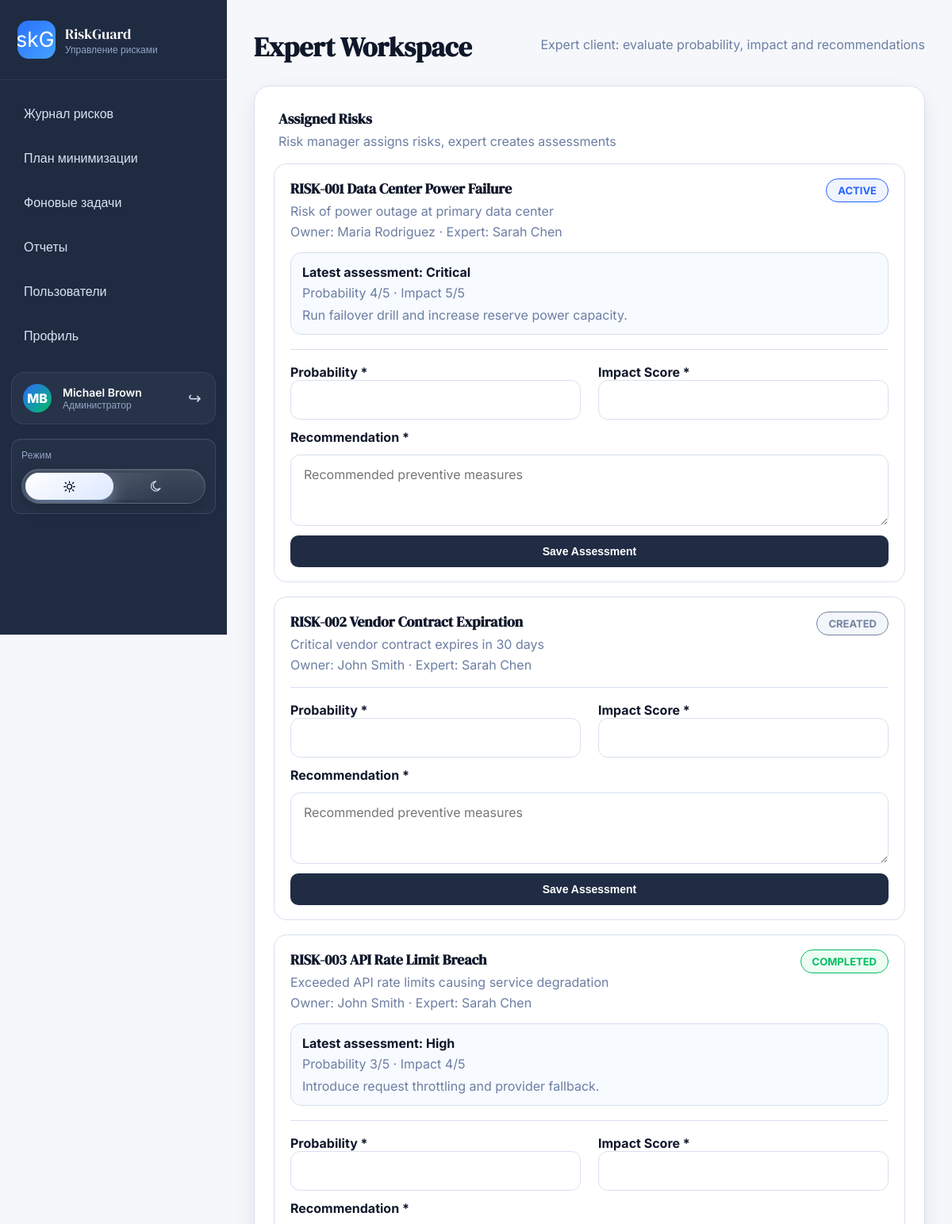
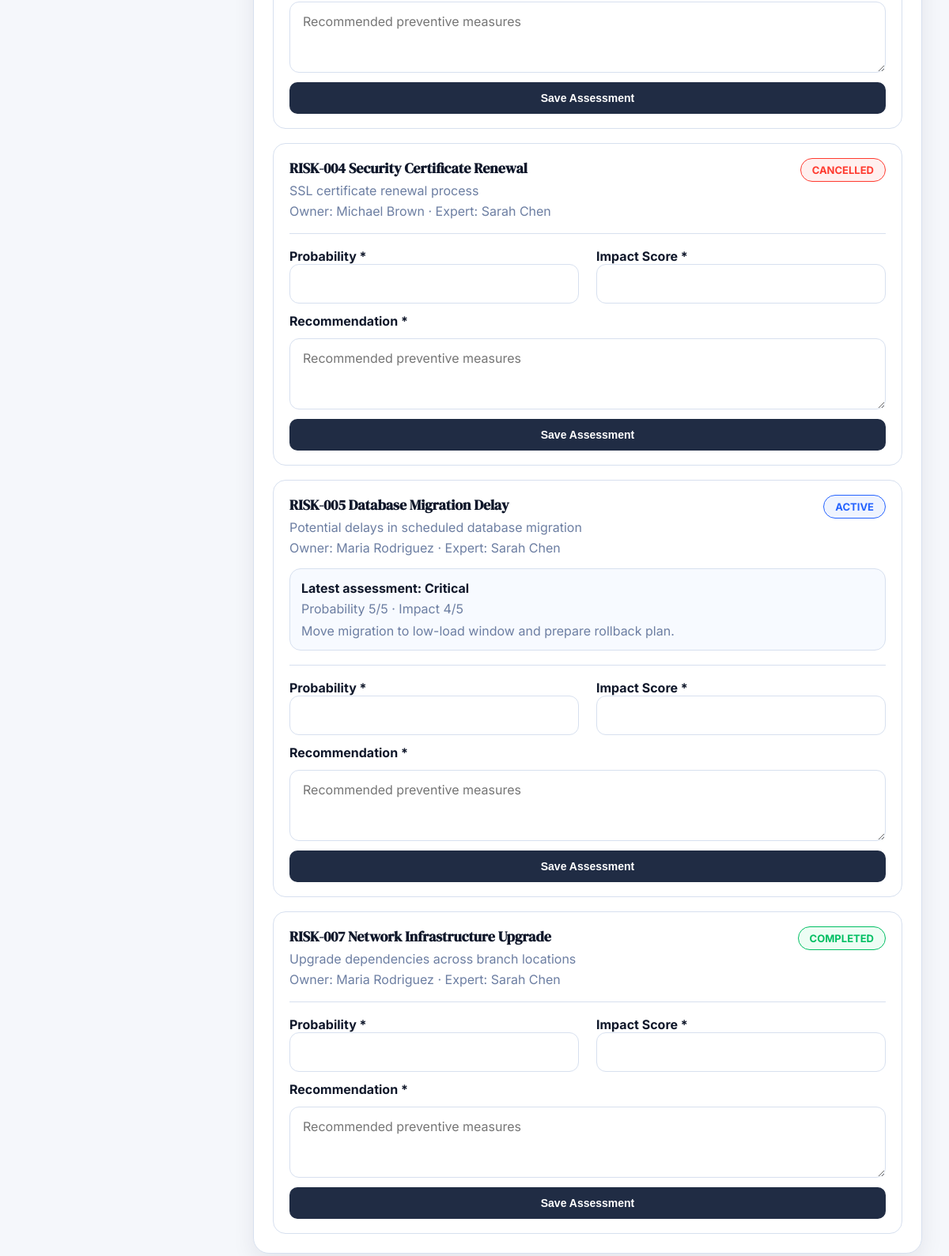
The app's page /expert-workspace (signed in) with its own data (2 pictures, top to bottom).
### app.py (models this page shows)
class User(db.Model):
    id = db.Column(db.Integer, primary_key=True)
    full_name = db.Column(db.String(120), nullable=False)
    email = db.Column(db.String(120), unique=True, nullable=False)
    password_hash = db.Column(db.String(255), nullable=False)
    role = db.Column(db.String(40), nullable=False, default=Role.RISK_MANAGER.value)
    is_approved = db.Column(db.Boolean, nullable=False, default=False)
    joined_at = db.Column(db.Date, nullable=False, default=datetime.utcnow().date)
    risks = db.relationship("Risk", back_populates="owner", foreign_keys="Risk.owner_id", lazy="selectin")
    assigned_risks = db.relationship("Risk", back_populates="expert", foreign_keys="Risk.expert_id", lazy="selectin")
    assessments = db.relationship("Assessment", back_populates="expert", lazy="selectin")
    incidents = db.relationship("Incident", back_populates="reporter", lazy="selectin")
    incident_intakes = db.relationship("IncidentIntake", back_populates="reporter", lazy="selectin")

class Risk(db.Model):
    id = db.Column(db.Integer, primary_key=True)
    public_id = db.Column(db.String(32), unique=True, nullable=False)
    title = db.Column(db.String(180), nullable=False)
    description = db.Column(db.Text, nullable=False)
    category = db.Column(db.String(80), nullable=False)
    impact_level = db.Column(db.String(40), nullable=False)
    status = db.Column(db.String(40), nullable=False, default=RiskStatus.CREATED.value)
    owner_id = db.Column(db.Integer, db.ForeignKey("user.id"), nullable=False)
    expert_id = db.Column(db.Integer, db.ForeignKey("user.id"))
    created_at = db.Column(db.Date, nullable=False, default=datetime.utcnow().date)
    owner = db.relationship("User", back_populates="risks", foreign_keys=[owner_id])
    expert = db.relationship("User", back_populates="assigned_risks", foreign_keys=[expert_id])
    measures = db.relationship(
        "MitigationMeasure",
        back_populates="risk",
        cascade="all, delete-orphan",
        lazy="selectin",
    )
    assessments = db.relationship("Assessment", back_populates="risk", cascade="all, delete-orphan", lazy="selectin")
    incidents = db.relationship("Incident", back_populates="risk", cascade="all, delete-orphan", lazy="selectin")

class Assessment(db.Model):
    id = db.Column(db.Integer, primary_key=True)
    risk_id = db.Column(db.Integer, db.ForeignKey("risk.id"), nullable=False)
    probability = db.Column(db.Integer, nullable=False)
    impact_score = db.Column(db.Integer, nullable=False)
    recommendation = db.Column(db.Text, nullable=False)
    date = db.Column(db.Date, nullable=False, default=datetime.utcnow().date)
    expert_id = db.Column(db.Integer, db.ForeignKey("user.id"), nullable=False)
    risk = db.relationship("Risk", back_populates="assessments")
    expert = db.relationship("User", back_populates="assessments")
    @property
    def severity_level(self) -> str:
        score = self.probability * self.impact_score
        if score >= 20:
            return "Critical"
        if score >= 12:
            return "High"
        if score >= 6:
            return "Medium"
        return "Low"

### app.py (the view, shortened to what this page needs)
@app.route("/expert-workspace", methods=["GET", "POST"])
@manager_web_required
def expert_workspace():
    query = db.select(Risk).options(joinedload(Risk.owner), joinedload(Risk.expert), joinedload(Risk.assessments)).order_by(Risk.id)
    if g.current_user.role == Role.EXPERT.value:
        query = query.where(Risk.expert_id == g.current_user.id)
    risks = db.session.execute(query).unique().scalars().all()
    return render_template("expert_workspace.html", risks=risks)

### app.py (called while the page is built)
@app.after_request
def allow_desktop_client(response):
    origin = request.headers.get("Origin", "")
    if origin in DESKTOP_ALLOWED_ORIGINS:
        response.headers["Access-Control-Allow-Origin"] = origin
        response.headers["Access-Control-Allow-Headers"] = "Content-Type, Authorization"
        response.headers["Access-Control-Allow-Methods"] = "GET, POST, PATCH, OPTIONS"
        response.headers["Vary"] = "Origin"
    try:
        started_at = getattr(g, "request_started_at", None)
        if started_at and request.path.startswith("/api/"):
            elapsed = int((time.perf_counter() - started_at) * 1000)
            kind = "COMMAND" if request.method in {"POST", "PATCH", "PUT", "DELETE"} else "QUERY"
            record_metric(request.path, kind, elapsed)
            db.session.commit()
    except Exception:  # noqa: BLE001
        db.session.rollback()
    return response

def decode_token(token: str) -> dict:
    return jwt.decode(token, app.config["SECRET_KEY"], algorithms=["HS256"])

def current_user_from_session() -> User | None:
    token = session.get("access_token")
    if not token:
        return None
    try:
        payload = decode_token(token)
    except jwt.PyJWTError:
        session.pop("access_token", None)
        return None
    user = db.session.get(User, payload["user_id"])
    if not user or not user.is_approved:
        session.pop("access_token", None)
        return None
    return user

def web_auth_required(view):
    @wraps(view)
    def wrapped(*args, **kwargs):
        user = current_user_from_session()
        if not user:
            return redirect(url_for("auth_page"))
        g.current_user = user
        return view(*args, **kwargs)
    return wrapped

def manager_web_required(view):
    @wraps(view)
    @web_auth_required
    def wrapped(*args, **kwargs):
        if g.current_user.role not in {Role.ADMIN.value, Role.RISK_MANAGER.value}:
            abort(404)
        return view(*args, **kwargs)
    return wrapped

@app.before_request
def load_current_user():
    g.request_started_at = time.perf_counter()
    g.current_user = current_user_from_session()

### templates/expert_workspace.html (shortened to what this page needs)
{% extends "dashboard_base.html" %}
{% block content %}
  <section class="page-header">
    <h1>Expert Workspace</h1>
    <p>Expert client: evaluate probability, impact and recommendations</p>
  </section>
  <section class="panel">
    <div class="panel-heading">
      <div>
        <h2>Assigned Risks</h2>
        <p>Risk manager assigns risks, expert creates assessments</p>
      </div>
    </div>
    <div class="task-list">
      {% for risk in risks %}
        <article class="task-card">
          <div class="task-headline">
            <div>
              <h3>{{ risk.public_id }} {{ risk.title }}</h3>
              <p>{{ risk.description }}</p>
              <p>Owner: {{ risk.owner.full_name }} · Expert: {{ risk.expert.full_name if risk.expert else "Not assigned" }}</p>
            </div>
            <span class="status-badge {{ risk.status|lower }}">{{ risk.status }}</span>
          </div>
          {% if risk.assessments %}
            <div class="assessment-preview">
              <strong>Latest assessment: {{ risk.assessments[-1].severity_level }}</strong>
              <span>Probability {{ risk.assessments[-1].probability }}/5 · Impact {{ risk.assessments[-1].impact_score }}/5</span>
              <p>{{ risk.assessments[-1].recommendation }}</p>
            </div>
          {% endif %}
          <form class="assessment-form" method="post">
            <div class="form-grid">
              <div>
                <label>Probability *</label>
                <input type="number" name="probability" min="1" max="5" step="1" required>
              </div>
              <div>
                <label>Impact Score *</label>
                <input type="number" name="impact_score" min="1" max="5" step="1" required>
              </div>
            </div>
            <label>Recommendation *</label>
            <textarea name="recommendation" rows="3" placeholder="Recommended preventive measures" required></textarea>
            <button class="primary-btn" type="submit">Save Assessment</button>
          </form>
        </article>
      {% else %}
        <div class="empty-state">No assigned risks yet.</div>
      {% endfor %}
    </div>
  </section>
{% endblock %}

### templates/dashboard_base.html (shortened to what this page needs)
<!doctype html>
<html lang="ru">
  <head>
    <link rel="stylesheet" href="{{ url_for('static', filename='styles.css') }}">
  </head>
  <body class="dashboard-body">
    <div class="dashboard-layout">
      <aside class="sidebar">
        <div class="brand-box">
          <div class="brand-icon"><img src="{{ url_for('static', filename='riskguard-icon.png') }}" alt="RiskGuard"></div>
          <div>
            <div class="brand-title">RiskGuard</div>
            <div class="brand-subtitle">Управление рисками</div>
          </div>
        </div>
        <nav class="sidebar-nav">
          <a class="nav-link {% if request.endpoint == 'risk_journal' %}active{% endif %}" href="{{ url_for('risk_journal') }}">Журнал рисков</a>
          <a class="nav-link {% if request.endpoint == 'create_mitigation_plan' %}active{% endif %}" href="{{ url_for('create_mitigation_plan') }}">План минимизации</a>
          <a class="nav-link {% if request.endpoint == 'background_tasks' %}active{% endif %}" href="{{ url_for('background_tasks') }}">Фоновые задачи</a>
          <a class="nav-link {% if request.endpoint == 'reports' %}active{% endif %}" href="{{ url_for('reports') }}">Отчеты</a>
          {% if current_user and current_user.role == 'admin' %}
            <a class="nav-link {% if request.endpoint == 'admin_users' %}active{% endif %}" href="{{ url_for('admin_users') }}">Пользователи</a>
          {% endif %}
          <a class="nav-link {% if request.endpoint == 'profile' %}active{% endif %}" href="{{ url_for('profile') }}">Профиль</a>
        </nav>
        <div class="sidebar-user">
          <div class="avatar-mini">{{ current_user.full_name[:1] if current_user else "R" }}{{ current_user.full_name.split(" ")[-1][:1] if current_user and " " in current_user.full_name else "" }}</div>
          <div>
            <div class="sidebar-user-name">{{ current_user.full_name if current_user else "Гость" }}</div>
            <div class="sidebar-user-role">{{ role_label(current_user.role) if current_user else "" }}</div>
          </div>
          <a class="logout-link" href="{{ url_for('logout') }}">↪</a>
        </div>
        <section class="sidebar-mode-card">
          <div class="sidebar-mode-title">Режим</div>
          <div id="mode-toggle-root" class="sidebar-mode-root" data-initial-mode="day"></div>
        </section>
      </aside>
      <main class="main-panel">
        {% block content %}{% endblock %}
      </main>
    </div>
  </body>
</html>

### templates/dashboard_base.html (style rules this page uses)
html, body { background: #f5f7fb; }

### records on screen
User: full_name "M", full_name "B", full_name "Michael Brown", role "Администратор"
Risk: public_id "RISK-001", title "Data Center Power Failure", description "Risk of power outage at primary data center", owner.full_name "Maria Rodriguez", expert "Sarah Chen", status "ACTIVE", impact_score "Critical", probability "4", impact_score "5", recommendation "Run failover drill and increase reserve power capacity."
Risk: public_id "RISK-002", title "Vendor Contract Expiration", description "Critical vendor contract expires in 30 days", owner.full_name "John Smith", expert "Sarah Chen", status "CREATED"
Risk: public_id "RISK-003", title "API Rate Limit Breach", description "Exceeded API rate limits causing service degradation", owner.full_name "John Smith", expert "Sarah Chen", status "COMPLETED", impact_score "High", probability "3", impact_score "4", recommendation "Introduce request throttling and provider fallback."
Risk: public_id "RISK-004", title "Security Certificate Renewal", description "SSL certificate renewal process", owner.full_name "Michael Brown", expert "Sarah Chen", status "CANCELLED"
Risk: public_id "RISK-005", title "Database Migration Delay", description "Potential delays in scheduled database migration", owner.full_name "Maria Rodriguez", expert "Sarah Chen", status "ACTIVE", impact_score "Critical", probability "5", impact_score "4", recommendation "Move migration to low-load window and prepare rollback plan."
Risk: public_id "RISK-007", title "Network Infrastructure Upgrade", description "Upgrade dependencies across branch locations", owner.full_name "Maria Rodriguez", expert "Sarah Chen", status "COMPLETED"
